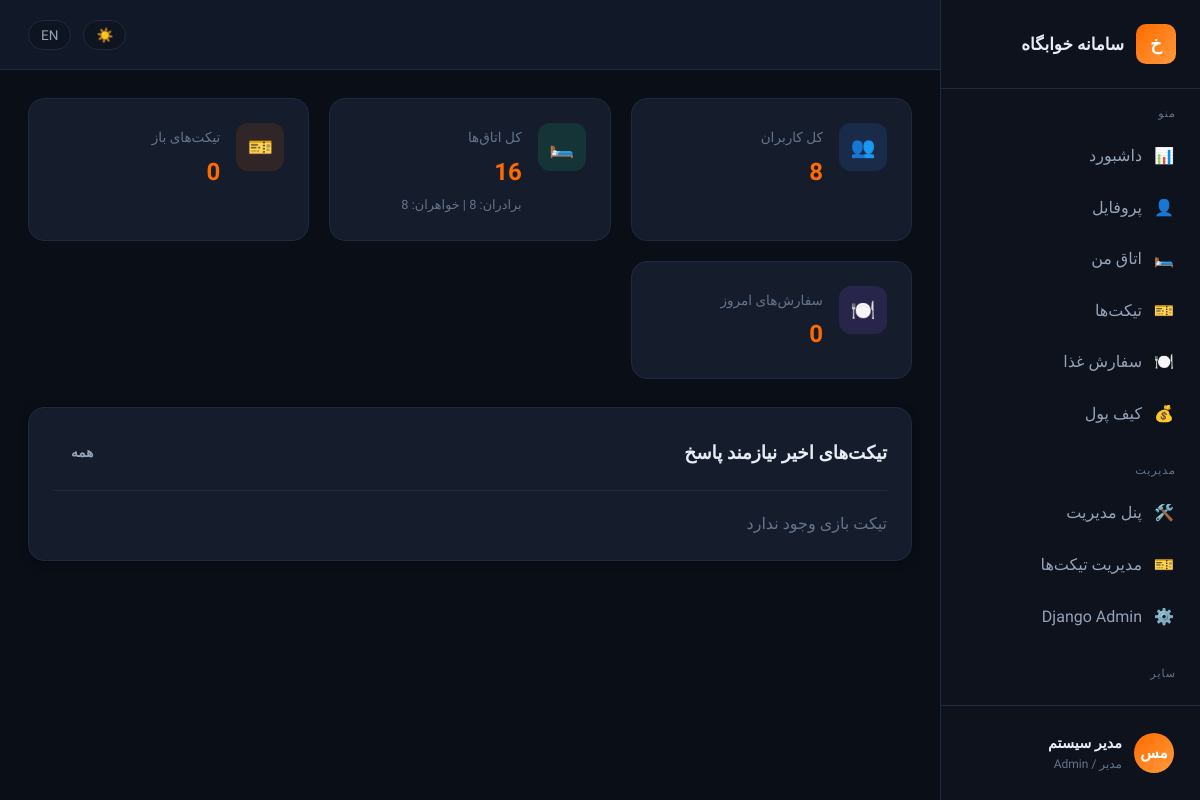
Screenshot of /admin-panel/ (signed in) with the database file from the repository.
### accounts/models.py (models this page shows, shortened)
class User(AbstractUser):
    class Gender(models.TextChoices):
        MALE = 'male', _('برادران / Brothers')
        FEMALE = 'female', _('خواهران / Sisters')
    class Role(models.TextChoices):
        STUDENT = 'student', _('دانشجو / Student')
        STAFF = 'staff', _('کارمند / Staff')
        ADMIN = 'admin', _('مدیر / Admin')
    student_id = models.CharField(
        _('شماره دانشجویی'),
        max_length=20,
        unique=True,
        null=True,
        blank=True,
        help_text=_('برای دانشجویان الزامی است')
    )
    phone = models.CharField(_('شماره موبایل'), max_length=15, blank=True)
    gender = models.CharField(
        _('بخش خوابگاه'),
        max_length=10,
        choices=Gender.choices,
        blank=True,
        null=True
    )
    role = models.CharField(
        _('نقش'),
        max_length=20,
        choices=Role.choices,
        default=Role.STUDENT
    )
    avatar = models.ImageField(
        _('تصویر پروفایل'),
        upload_to='avatars/',
        blank=True,
        null=True
    )
    is_active_student = models.BooleanField(_('فعال'), default=True)
    class Meta:
        verbose_name = _('کاربر')
        verbose_name_plural = _('کاربران')
        ordering = ['-date_joined']
    @property
    def is_admin_user(self):
        return self.role == self.Role.ADMIN or self.is_superuser
    @property
    def display_name(self):
        return self.get_full_name() or self.username
    def get_initials(self):
        name = self.get_full_name() or self.username
        parts = name.split()
        if len(parts) >= 2:
            return (parts[0][0] + parts[1][0]).upper()
        return name[:2].upper()

### core/views.py (the view)
# urls.py: path('admin-panel/', admin_dashboard, name='admin_dashboard'),
@login_required
@user_passes_test(is_admin)
def admin_dashboard(request):
    context = {
        'total_users': User.objects.count(),
        'total_rooms': Room.objects.count(),
        'open_tickets': Ticket.objects.filter(status__in=['open', 'in_progress']).count(),
        'today_orders': MealOrder.objects.filter(created_at__date=date.today()).count(),
        'recent_tickets': Ticket.objects.filter(status='open').select_related('user')[:5],
        'male_rooms': Room.objects.filter(building__section='male').count(),
        'female_rooms': Room.objects.filter(building__section='female').count(),
        'male_students': User.objects.filter(gender='male', role='student').count(),
        'female_students': User.objects.filter(gender='female', role='student').count(),
    }
    return render(request, 'core/admin_dashboard.html', context)

### accounts/context_processors.py (called while the page is built)
def user_context(request):
    ctx = {
        'open_tickets_count': 0,
        'user_balance': 0,
        'user_room': None,
        'user_bed': None,
    }
    if request.user.is_authenticated:
        ctx['open_tickets_count'] = request.user.tickets.filter(
            status__in=['open', 'in_progress']
        ).count()
        if hasattr(request.user, 'wallet'):
            ctx['user_balance'] = request.user.wallet.balance
        if hasattr(request.user, 'bed') and request.user.bed:
            ctx['user_bed'] = request.user.bed
            ctx['user_room'] = request.user.bed.room
    return ctx

### core/views.py (called while the page is built)
def is_admin(user):
    return user.is_authenticated and (getattr(user, 'is_admin_user', False) or user.is_superuser or user.is_staff)

### templates/core/admin_dashboard.html (shortened to what this page needs)
{% extends "base.html" %}
{% load i18n %}
{% block body %}
<div class="app-layout">
  {% include "partials/sidebar.html" %}
  <div class="main-content">
    {% include "partials/topbar.html" %}
    <div class="content-area">
      <div class="stats-grid">
        <div class="stat-card"><div class="stat-icon blue">👥</div><div class="stat-content"><div class="stat-label">{% trans "کل کاربران" %}</div><div class="stat-value">{{ total_users }}</div></div></div>
        <div class="stat-card"><div class="stat-icon green">🛏️</div><div class="stat-content"><div class="stat-label">{% trans "کل اتاق‌ها" %}</div><div class="stat-value">{{ total_rooms }}</div><div class="stat-change text-muted">{% trans "برادران" %}: {{ male_rooms }} | {% trans "خواهران" %}: {{ female_rooms }}</div></div></div>
        <div class="stat-card"><div class="stat-icon orange">🎫</div><div class="stat-content"><div class="stat-label">{% trans "تیکت‌های باز" %}</div><div class="stat-value">{{ open_tickets }}</div></div></div>
        <div class="stat-card"><div class="stat-icon purple">🍽️</div><div class="stat-content"><div class="stat-label">{% trans "سفارش‌های امروز" %}</div><div class="stat-value">{{ today_orders }}</div></div></div>
      </div>
      <div class="card">
        <div class="card-header">
          <h3 class="card-title">{% trans "تیکت‌های اخیر نیازمند پاسخ" %}</h3>
          <a href="{% url 'tickets:admin_list' %}" class="btn btn-ghost btn-sm">{% trans "همه" %}</a>
        </div>
        <div class="ticket-list">
          {% for t in recent_tickets %}
          <a href="{% url 'tickets:detail' t.pk %}" class="ticket-item">
            <div class="ticket-status open"></div>
            <div class="ticket-body">
              <div class="ticket-title">{{ t.subject }}</div>
              <div class="ticket-meta"><span>{{ t.user.display_name }}</span> · <span>{{ t.get_priority_display }}</span></div>
            </div>
          </a>
          {% empty %}
          <p class="text-muted">{% trans "تیکت بازی وجود ندارد" %}</p>
          {% endfor %}
        </div>
      </div>
    </div>
  </div>
</div>
{% endblock %}

### templates/partials/sidebar.html (shortened to what this page needs)
{% load i18n %}
<aside class="sidebar">
  <div class="sidebar-header">
    <div class="sidebar-logo">خ</div>
    <div class="sidebar-brand">{% trans "سامانه خوابگاه" %}</div>
  </div>
  <nav class="sidebar-nav">
    <div class="nav-section">
      <div class="nav-section-title">{% trans "منو" %}</div>
      <a href="{% url 'dashboard' %}" class="nav-item {% if request.resolver_match.url_name == 'dashboard' %}active{% endif %}">
        <span>📊</span> <span>{% trans "داشبورد" %}</span>
      </a>
      <a href="{% url 'accounts:profile' %}" class="nav-item">
        <span>👤</span> <span>{% trans "پروفایل" %}</span>
      </a>
      <a href="{% url 'dormitory:my_room' %}" class="nav-item">
        <span>🛏️</span> <span>{% trans "اتاق من" %}</span>
      </a>
      <a href="{% url 'tickets:list' %}" class="nav-item">
        <span>🎫</span> <span>{% trans "تیکت‌ها" %}</span>
      </a>
      <a href="{% url 'cafeteria:meals' %}" class="nav-item">
        <span>🍽️</span> <span>{% trans "سفارش غذا" %}</span>
      </a>
      <a href="{% url 'wallet:wallet' %}" class="nav-item">
        <span>💰</span> <span>{% trans "کیف پول" %}</span>
      </a>
    </div>
    {% if user.is_admin_user or user.is_staff %}
    <div class="nav-section">
      <div class="nav-section-title">{% trans "مدیریت" %}</div>
      <a href="{% url 'admin_dashboard' %}" class="nav-item"><span>🛠️</span> <span>{% trans "پنل مدیریت" %}</span></a>
      <a href="{% url 'tickets:admin_list' %}" class="nav-item"><span>🎫</span> <span>{% trans "مدیریت تیکت‌ها" %}</span></a>
      <a href="/admin/" class="nav-item" target="_blank"><span>⚙️</span> <span>Django Admin</span></a>
    </div>
    {% endif %}
    <div class="nav-section">
      <div class="nav-section-title">{% trans "سایر" %}</div>
      <a href="{% url 'accounts:settings' %}" class="nav-item"><span>⚙️</span> <span>{% trans "تنظیمات" %}</span></a>
    </div>
  </nav>
  <div class="sidebar-footer">
    <div class="user-mini">
      <div class="user-avatar">{{ user.get_initials }}</div>
      <div class="user-info">
        <div class="user-name">{{ user.display_name }}</div>
        <div class="user-role">{{ user.get_role_display }}</div>
      </div>
    </div>
  </div>
</aside>

### rows the page displays
User: get_initials "مس", display_name "مدیر سیستم", role "مدیر / Admin"

### other values shown
{{ total_users }} "8"
{{ total_rooms }} "16"
{{ female_rooms }} "8"
{{ open_tickets }} "0"
{{ today_orders }} "0"
